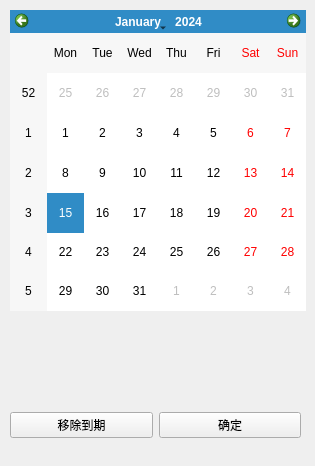
<?xml version="1.0" encoding="UTF-8"?>
<ui version="4.0">
 <class>ChooseDueDate</class>
 <widget class="QWidget" name="ChooseDueDate">
  <property name="geometry">
   <rect>
    <x>0</x>
    <y>0</y>
    <width>315</width>
    <height>466</height>
   </rect>
  </property>
  <property name="minimumSize">
   <size>
    <width>315</width>
    <height>466</height>
   </size>
  </property>
  <property name="maximumSize">
   <size>
    <width>315</width>
    <height>466</height>
   </size>
  </property>
  <property name="windowTitle">
   <string>Form</string>
  </property>
  <widget class="QWidget" name="horizontalLayoutWidget">
   <property name="geometry">
    <rect>
     <x>10</x>
     <y>390</y>
     <width>291</width>
     <height>71</height>
    </rect>
   </property>
   <layout class="QHBoxLayout" name="horizontalLayout_6">
    <item>
     <widget class="QPushButton" name="removeDueDate">
      <property name="text">
       <string>移除到期</string>
      </property>
     </widget>
    </item>
    <item>
     <widget class="QPushButton" name="chooseDueDateSureButton">
      <property name="text">
       <string>确定</string>
      </property>
     </widget>
    </item>
   </layout>
  </widget>
  <widget class="QCalendarWidget" name="chooseDueDateEdit">
   <property name="geometry">
    <rect>
     <x>10</x>
     <y>10</y>
     <width>296</width>
     <height>301</height>
    </rect>
   </property>
  </widget>
 </widget>
 <resources/>
 <connections/>
</ui>
